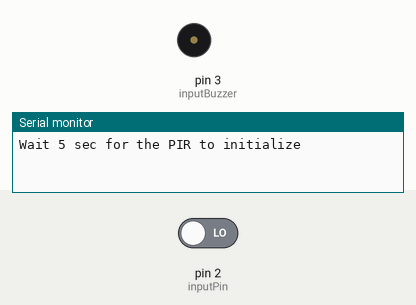
Recording of a sketch running on a simulated Arduino Uno, built with avr-gcc and run on an emulated ATmega328P. On the bench: buzzer (waves = sounding, pin HIGH), the last lines printed to the serial monitor. Inputs (shaded band) come from the test bench; at power-on: pin 2 (inputPin) LOW.

Above: at 1.4 s.
1.5 s: pin 2 (inputPin) driven HIGH
At 1.87 s:
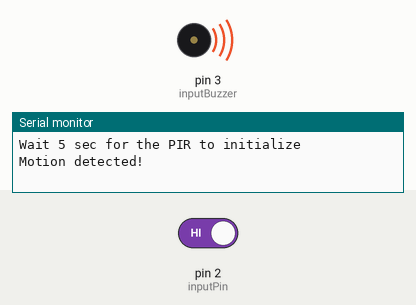
4.5 s: pin 2 (inputPin) driven LOW
At 5.4 s:
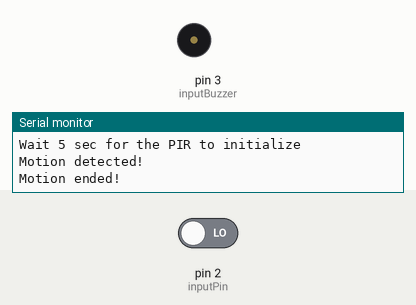
Timing chart, 0 to 7.5 s (numbered marks = the images above; inputs shaded):
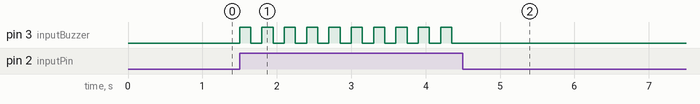

Measured:
- after the input at 1.5 s, pin 3 (inputBuzzer): alternates HIGH for 0.15 s and LOW for 0.15 s, starting at once
- after the input at 4.5 s, pin 3 (inputBuzzer): stops changing and stays LOW

The sketch:

m12_PIRwithBuzzer.ino
```cpp
/*
Senzorul pir trebuie alimentat la 5v
VCC - > 5V (Arduino)
OUT - > 2 (Arduino pin digital)
GND -> GND

Buzzer | Arduino
VCC -> 5v
GND -> GND
I/O -> 3D (pinul 3 digital)

HIGH = 1
LOW = 0

In acest exemplu difinim o functie playTone
*/

int inputPin = 2;
int pirState = LOW;
int val = 0;
int inputBuzzer = 3;
long prevTime = 0;


void setup(){
  pinMode(inputPin, INPUT);
  pinMode(inputBuzzer,OUTPUT);
  Serial.begin(9600);
  Serial.println("Wait 5 sec for the PIR to initialize");
}
void loop(){
 val = digitalRead(inputPin);

 if(val == HIGH){
   playTone(1);
   delay(150);
   if (pirState == LOW) {
      Serial.println("Motion detected!");
      pirState = HIGH;
   }
 } else{
     playTone(0);
     delay(300);
     if(pirState == HIGH ){
       Serial.println("Motion ended!");
       pirState = LOW;
     }
   }
}

void playTone(int mode){
  unsigned long time = millis();
 if(mode == 1){
   if(time-prevTime > 200){
     digitalWrite(inputBuzzer,HIGH);
     prevTime = time;
   }
   else{
     digitalWrite(inputBuzzer,LOW);
   }
 }else{
   digitalWrite(inputBuzzer,LOW);
 }
}
```
